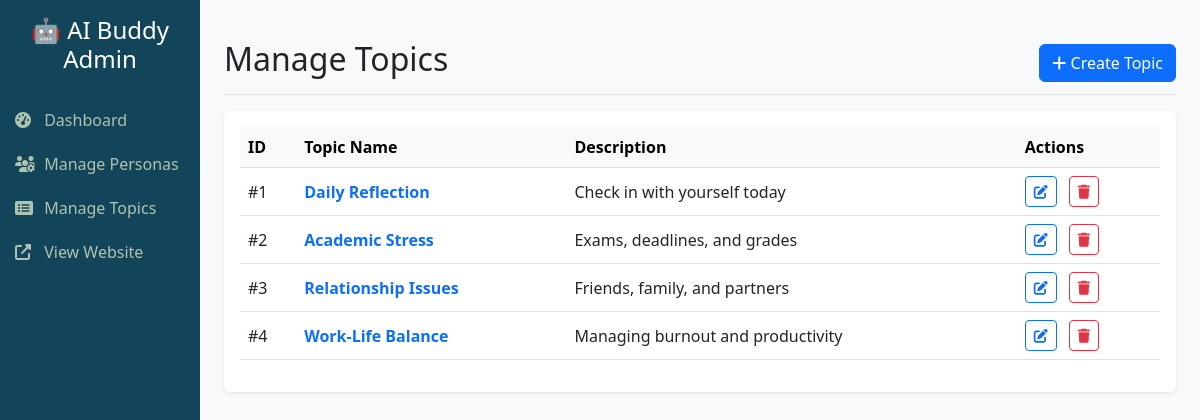
The app's page /modules/admin/views/topics/index.php with its own data.
### tables this page shows
CREATE TABLE IF NOT EXISTS Topics (
    TopicID INT AUTO_INCREMENT PRIMARY KEY,
    TopicName VARCHAR(100) NOT NULL,
    Description VARCHAR(255),
    CreatedAt TIMESTAMP DEFAULT CURRENT_TIMESTAMP
);

### modules/admin/controllers/TopicController.php (called while the page is built, shortened)
<?php
require_once __DIR__ . '/../../../config/database.php';
require_once __DIR__ . '/../models/AdminTopic.php';
class TopicController {
    private $model;
    public function __construct() {
        global $pdo;
        $this->model = new AdminTopic($pdo);
    }
    public function index() {
        return $this->model->getAll();
    }
}
?>

### modules/admin/models/AdminTopic.php (called while the page is built, shortened)
<?php
class AdminTopic {
    private $pdo;
    public function __construct($pdo) {
        $this->pdo = $pdo;
    }
    public function getAll() {
        $stmt = $this->pdo->query("SELECT * FROM Topics ORDER BY CreatedAt DESC");
        return $stmt->fetchAll();
    }
}
?>

### modules/admin/views/topics/index.php (the view)
<?php
require_once __DIR__ . '/../../controllers/TopicController.php';
$controller = new TopicController();
$topics = $controller->index();
$path = '../';
include __DIR__ . '/../layouts/header.php';
?>
<div class="d-flex justify-content-between flex-wrap flex-md-nowrap align-items-center pt-3 pb-2 mb-3 border-bottom">
    <h1 class="h2">Manage Topics</h1>
    <a href="form.php" class="btn btn-primary"><i class="fas fa-plus"></i> Create Topic</a>
</div>
<div class="table-responsive bg-white rounded shadow-sm p-3">
    <table class="table table-hover align-middle">
        <thead class="table-light">
            <tr>
                <th>ID</th>
                <th>Topic Name</th>
                <th>Description</th>
                <th>Actions</th>
            </tr>
        </thead>
        <tbody>
            <?php foreach ($topics as $t): ?>
            <tr>
                <td>#<?php echo $t['TopicID']; ?></td>
                <td class="fw-bold text-primary"><?php echo htmlspecialchars($t['TopicName']); ?></td>
                <td><?php echo htmlspecialchars($t['Description']); ?></td>
                <td>
                    <a href="form.php?id=<?php echo $t['TopicID']; ?>" class="btn btn-sm btn-outline-primary me-2">
                        <i class="fas fa-edit"></i>
                    </a>
                    <a href="delete.php?id=<?php echo $t['TopicID']; ?>" class="btn btn-sm btn-outline-danger" onclick="return confirm('Are you sure?');">
                        <i class="fas fa-trash"></i>
                    </a>
                </td>
            </tr>
            <?php endforeach; ?>
        </tbody>
    </table>
</div>
<?php include __DIR__ . '/../layouts/footer.php'; ?>

### modules/admin/views/layouts/header.php (shortened to what this page needs)
<!DOCTYPE html>
<html lang="en">
<head>
    <link href="https://cdn.jsdelivr.net/npm/bootstrap@5.3.0/dist/css/bootstrap.min.css" rel="stylesheet">
    <link rel="stylesheet" href="https://cdnjs.cloudflare.com/ajax/libs/font-awesome/6.4.0/css/all.min.css">
</head>
<body>
<div class="container-fluid">
    <div class="row">
        <nav class="col-md-3 col-lg-2 d-md-block sidebar collapse px-0">
            <div class="position-sticky pt-3">
                <h4 class="text-center mb-4">🤖 AI Buddy Admin</h4>
                <ul class="nav flex-column">
                    <li class="nav-item">
                        <a class="nav-link" href="<?php echo $path; ?>dashboard.php">
                            <i class="fas fa-tachometer-alt"></i> Dashboard
                        </a>
                    </li>
                    <li class="nav-item">
                        <a class="nav-link" href="<?php echo $path; ?>personas/index.php">
                            <i class="fas fa-users-cog"></i> Manage Personas
                        </a>
                    </li>
                    <li class="nav-item">
                        <a class="nav-link" href="<?php echo $path; ?>topics/index.php">
                            <i class="fas fa-list-alt"></i> Manage Topics
                        </a>
                    </li>
                    <li class="nav-item">
                        <a class="nav-link" href="<?php echo $path; ?>../../../Prototype_Homepage.html" target="_blank">
                            <i class="fas fa-external-link-alt"></i> View Website
                        </a>
                    </li>
                </ul>
            </div>
        </nav>
        <main class="col-md-9 ms-sm-auto col-lg-10 px-md-4 py-4">

### modules/admin/views/layouts/footer.php (shortened to what this page needs)
</main>
    </div>
</div>
</body>
</html>

### modules/admin/views/layouts/header.php (style rules this page uses)
body { background-color: #f8f9fa; }
.sidebar { min-height: 100vh; background-color: #124559; color: white; }
.sidebar a { color: #aec3b0; text-decoration: none; padding: 10px 15px; display: block; }
.sidebar i { width: 25px; }

### records on screen
topics: TopicID "1", TopicName "Daily Reflection", Description "Check in with yourself today"
topics: TopicID "2", TopicName "Academic Stress", Description "Exams, deadlines, and grades"
topics: TopicID "3", TopicName "Relationship Issues", Description "Friends, family, and partners"
topics: TopicID "4", TopicName "Work-Life Balance", Description "Managing burnout and productivity"
